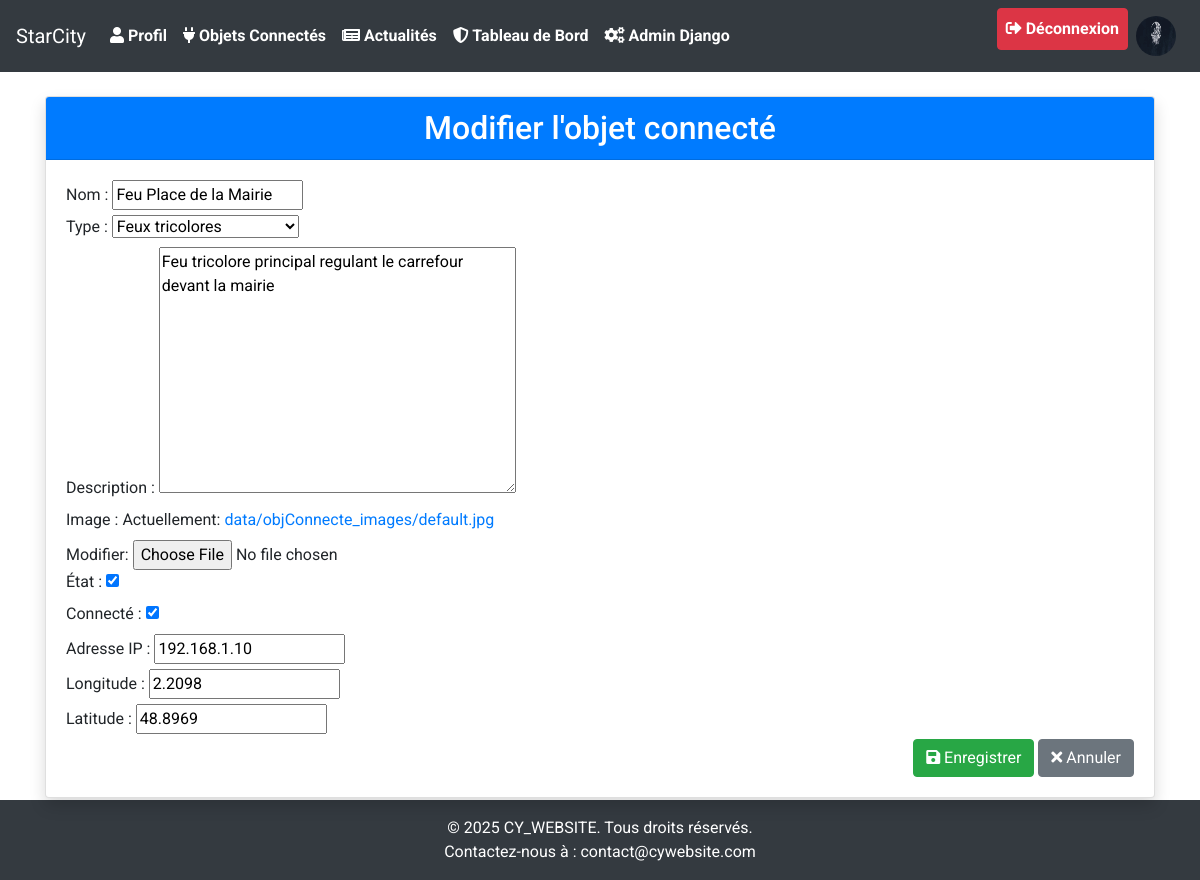
Page /objets_connectés/edit/1/ (signed in) on the committed database.
### news/models.py (models this page shows)
class SiteAppearance(models.Model):
    PRIMARY_COLOR_CHOICES = [
        ('#1e2a47', 'Bleu foncé (défaut)'),
        ('#28a745', 'Vert'),
        ('#dc3545', 'Rouge'),
        ('#ffc107', 'Jaune'),
        ('#17a2b8', 'Bleu clair'),
        ('#6610f2', 'Violet'),
        ('#fd7e14', 'Orange'),
        ('#343a40', 'Noir'),
    ]
    FONT_CHOICES = [
        ('Roboto, sans-serif', 'Roboto (défaut)'),
        ('Arial, sans-serif', 'Arial'),
        ('Helvetica, sans-serif', 'Helvetica'),
        ('Times New Roman, serif', 'Times New Roman'),
        ('Georgia, serif', 'Georgia'),
        ('Courier New, monospace', 'Courier New'),
    ]
    primary_color = models.CharField(max_length=20, choices=PRIMARY_COLOR_CHOICES, default='#1e2a47')
    font_family = models.CharField(max_length=50, choices=FONT_CHOICES, default='Roboto, sans-serif')
    enable_animations = models.BooleanField(default=True)
    site_title = models.CharField(max_length=100, default='StarCity')
    footer_text = models.CharField(max_length=200, default='© 2025 CY_WEBSITE. Tous droits réservés.')
    class Meta:
        verbose_name = "Apparence du site"
        verbose_name_plural = "Apparence du site"
    @classmethod
    def get_current(cls):
        appearance, created = cls.objects.get_or_create(pk=1)
        return appearance

### user/models.py (models this page shows, shortened)
class User(AbstractUser):
    profile_picture = models.ImageField(
        upload_to='data/profile_pictures/',
        blank=True,
        null=True,
        help_text="Téléchargez une image de profil (formats acceptés : JPEG, PNG)."
    )
    groups = models.ManyToManyField(
        'auth.Group',
        related_name='custom_user_set',  # Nom unique pour éviter les conflits
        blank=True
    )
    user_permissions = models.ManyToManyField(
        'auth.Permission',
        related_name='custom_user_permissions_set',  # Nom unique pour éviter les conflits
        blank=True
    )
    XP_LEVEL_CHOICES = [
        ('simple', 'Simple'),
        ('intermediate', 'Intermédiaire'),  # Nouveau niveau ajouté
        ('complex', 'Complexe'),
        ('admin', 'Admin'),
    ]
    xp_level = models.CharField(
        max_length=15,  # Augmentez la longueur pour inclure "intermediate"
        choices=XP_LEVEL_CHOICES,
        default='simple',
        verbose_name="Niveau d'XP"
    )
    date_naissance = models.DateField(
        blank=True,
        null=True,
        help_text="Entrez votre date de naissance (format : DD-MM-YYYY)."
    )
    xp_points = models.IntegerField(default=0)
    login_count = models.IntegerField(default=0, help_text="Nombre de connexions de l'utilisateur.")
    class Meta:
        verbose_name = "Utilisateur"
        verbose_name_plural = "Utilisateurs"
        ordering = ['-date_joined']

### objConnecte/models.py (models this page shows, shortened)
class ObjConnecte(models.Model):
    name = models.CharField(max_length=100, verbose_name='Nom')
    type = models.ForeignKey('Type', on_delete=models.DO_NOTHING, verbose_name='Type')
    description = models.TextField(verbose_name='Description')
    image = models.ImageField(upload_to='data/objConnecte_images/', default='data/objConnecte_images/default.jpg', verbose_name='Image')
    date = models.DateTimeField(auto_now_add=True)
    state = models.BooleanField(default=False, verbose_name='État')
    connected = models.BooleanField(default=False, verbose_name='Connecté')
    attente_technicien = models.BooleanField(default=False, verbose_name='Attente d’un technicien')
    ip = models.GenericIPAddressField(verbose_name='Adresse IP', default='127.0.0.1')
    longitude = models.FloatField(verbose_name='Longitude', default=0.0)
    latitude = models.FloatField(verbose_name='Latitude', default=0.0)
    highlighted = models.BooleanField(default=False, verbose_name="Marqué")
    class Meta:
        verbose_name = 'Objet connecté'
        verbose_name_plural = 'Objets connectés'

class Type(models.Model):
    name = models.CharField(max_length=100, verbose_name='Nom')
    description = models.TextField(verbose_name='Description')
    icon = models.ImageField(upload_to='data/type_images/', default='data/type_images/default.jpg', verbose_name='Icône')
    def __str__(self):
        return self.name
    class Meta:
        verbose_name = 'Type'
        verbose_name_plural = 'Types'

### objConnecte/forms.py
class ObjConnecteForm(forms.ModelForm):
    class Meta:
        model = ObjConnecte
        fields = ['name', 'type', 'description', 'image', 'state', 'connected', 'ip', 'longitude', 'latitude']

### news/context_processors.py (called while the page is built)
def site_appearance(request):
    try:
        return {
            'site_appearance': SiteAppearance.get_current()
        }
    except (OperationalError, ProgrammingError):
        class DefaultAppearance:
            primary_color = '#1e2a47'
            font_family = 'Roboto, sans-serif'
            enable_animations = True
            site_title = 'StarCity'
            footer_text = '© 2025 CY_WEBSITE. Tous droits réservés.'
        return {
            'site_appearance': DefaultAppearance()
        }

### objConnecte/templates/objConnecte/edit_object.html (shortened to what this page needs)
{% extends 'cyWebsite/base.html' %}
{% block content %}
<div class="container mt-4">
    <div class="card shadow">
        <div class="card-header bg-primary text-white">
            <h2 class="mb-0 text-center">Modifier l'objet connecté</h2>
        </div>
        <div class="card-body">
            <form method="post" enctype="multipart/form-data">
                {{ form.as_p }}
                <div class="text-right">
                    <button type="submit" class="btn btn-success"><i class="fas fa-save"></i> Enregistrer</button>
                    <a href="{% url 'objConnecte:objets' %}" class="btn btn-secondary"><i class="fas fa-times"></i> Annuler</a>
                </div>
            </form>
        </div>
    </div>
</div>
{% endblock %}

### cyWebsite/templates/cyWebsite/base.html (shortened to what this page needs)
{% load static %}
<!DOCTYPE html>
<html lang="fr">
<head>
    <link rel="stylesheet" href="https://stackpath.bootstrapcdn.com/bootstrap/4.5.2/css/bootstrap.min.css">
    <link rel="stylesheet" href="{% static 'styles.css' %}">
    <link rel="stylesheet" href="https://cdnjs.cloudflare.com/ajax/libs/font-awesome/5.15.4/css/all.min.css">
    <link rel="stylesheet" href="https://unpkg.com/leaflet@1.9.4/dist/leaflet.css" />
</head>
<body>
<div class="wrapper">
    <nav class="navbar navbar-expand-lg navbar-dark">
        <a class="navbar-brand" href="{% url 'index' %}">{{ site_appearance.site_title }}</a>
        <div class="collapse navbar-collapse" id="navbarNav">
            <ul class="navbar-nav">
                {% if user.is_authenticated %}
                <li class="nav-item"><a class="nav-link" href="{% url 'news:visualisation' %}"><i class="fas fa-user"></i> Profil</a></li>
                <li class="nav-item"><a class="nav-link" href="{% url 'objConnecte:obj-index' %}"><i class="fas fa-plug"></i> Objets Connectés</a></li>
                <li class="nav-item"><a class="nav-link" href="{% url 'news:index' %}"><i class="fas fa-newspaper"></i> Actualités</a></li>
                {% endif %}
                {% if user.is_authenticated and user.xp_level == 'admin' %}
                    <li class="nav-item"><a class="nav-link" href="{% url 'news:administration' %}"><i class="fas fa-shield-alt"></i> Tableau de Bord</a></li>
                    <li class="nav-item"><a class="nav-link" href="/admin/"><i class="fas fa-cogs"></i> Admin Django</a></li>
                {% endif %}
            </ul>
            <ul class="navbar-nav ml-auto">
                {% if user.is_authenticated %}
                <li class="nav-item">
                    <a class="nav-link btn btn-danger text-white" href="{% url 'user:logout' %}"><i class="fas fa-sign-out-alt"></i> Déconnexion</a>
                </li>
                <li class="nav-item">
                    <a class="nav-link" href="{% url 'user:update_user' %}">
                        <img src="{% if user.profile_picture %}{{ user.profile_picture.url }}{% else %}{% static 'default_profile.png' %}{% endif %}" alt="Profile Picture" class="rounded-circle" style="width: 40px; height: 40px;">
                    </a>
                </li>
                {% endif %}
            </ul>
        </div>
    </nav>
        {% block content %}
        {% endblock %}
</div>
    <footer class="bg-dark text-center text-white py-3">
        <p>{{ site_appearance.footer_text }}</p>
        <p>Contactez-nous à : <a href="mailto:contact@cywebsite.com" class="text-white">contact@cywebsite.com</a></p>
    </footer>
</body>
</html>

### cyWebsite/static/styles.css (style rules this page uses)
body { font-family: 'Montserrat',Arial, sans-serif; margin: 0; padding: 0; }
p { margin-top: 0; margin-bottom: 0rem; }
.navbar-nav .nav-link { font-weight: bold; }
.card { box-shadow: 0 0 10px rgba(0, 0, 0, 0.1); }

### rows in the picture
SiteAppearance: site_title "StarCity", footer_text "© 2025 CY_WEBSITE. Tous droits réservés."
User: profile_picture (picture)
ObjConnecte: name "Feu Place de la Mairie", type "Feux tricolores", description "Feu tricolore principal regulant le carrefour devant la mairie", state "☑", connected "☑", ip "192.168.1.10", longitude "2.2098", latitude "48.8969"
